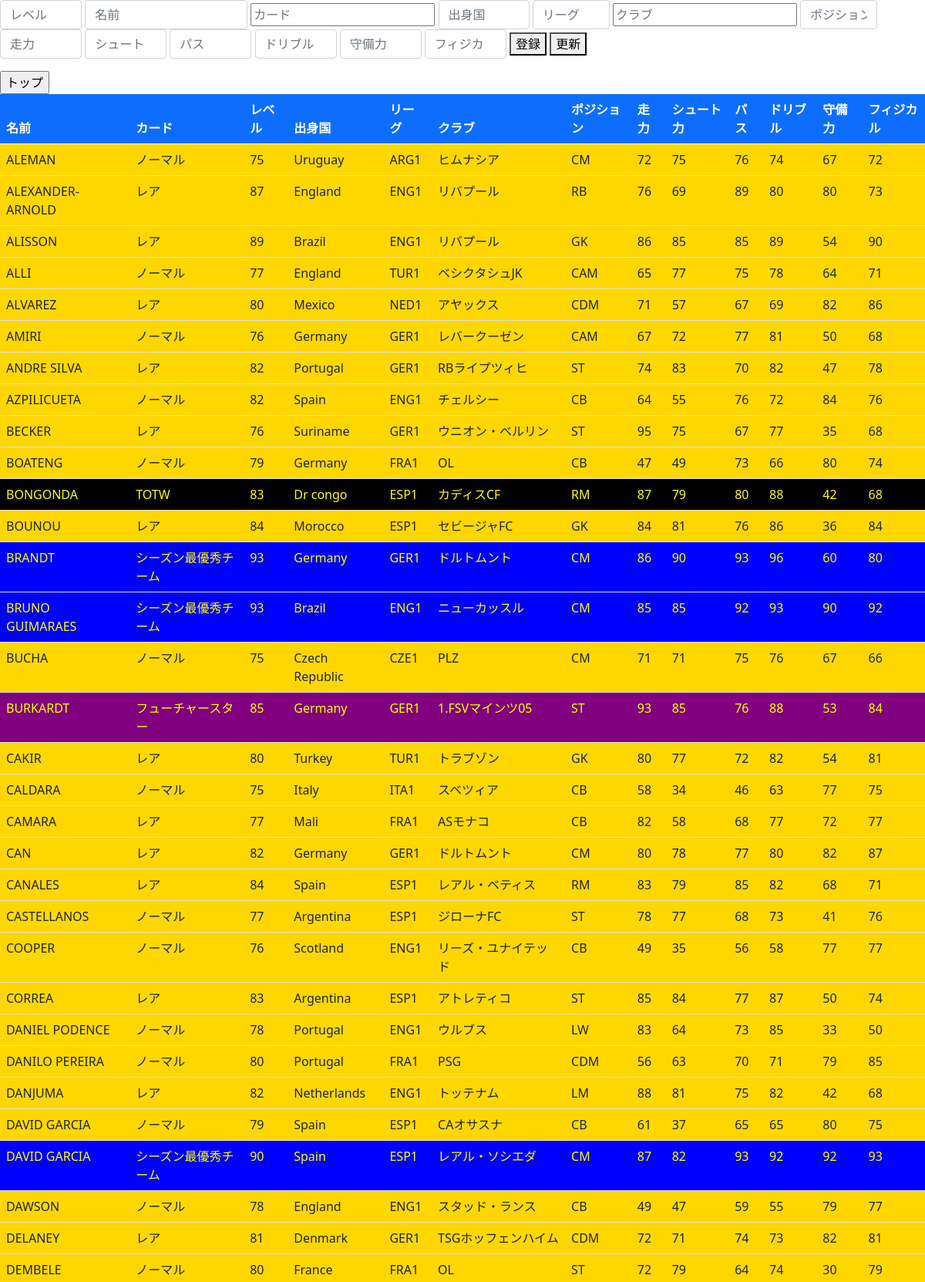
The page /players (upper part) on the database its author committed.
### tables this page shows
CREATE TABLE players(
    player_id INTEGER PRIMARY KEY,
    name TEXT,
    card TEXT,
    level INTEGER,
    country TEXT,
    league TEXT,
    club TEXT,
    position TEXT,
    pace INTEGER,
    shoot INTEGER,
    pass INTEGER,
    dribble INTEGER,
    defence INTEGER,
    physical INTEGER
);

### app.py (the view)
@app.route("/players", methods=["GET"])
def players():
    print("players")
    con = get_db()
    cur = con.execute("SELECT * FROM players ORDER BY name")
    data = cur.fetchall()
    cur = con.execute("SELECT DISTINCT club FROM players")
    clubdata = cur.fetchall()
    for i in range(len(clubdata)):
        clubdata[i] = clubdata[i][0]
    clubdata.sort()
    cur = con.execute("SELECT DISTINCT card FROM players")
    carddata = cur.fetchall()
    for i in range(len(carddata)):
        carddata[i] = carddata[i][0]
    carddata.sort()
    con.close()
    return render_template(
        "players.html", data=data, clubdata=clubdata, carddata=carddata
    )

### app.py (called while the page is built)
def get_db():
    if "db" not in g:
        g.db = sqlite3.connect("fifa23.db")
    return g.db

### templates/players.html (shortened to what this page needs)
<!DOCTYPE html>
<html lang="jp">
<head>
    <link href="https://cdn.jsdelivr.net/npm/bootstrap@5.0.2/dist/css/bootstrap.min.css" rel="stylesheet"
>
    <link href="./static/css/color.css" rel="stylesheet" type="text/css" media="all">
</head>
<body>
    <div class="form-inline mb-3">
        <form>
            <label for="floatingInput"><input type="number" class="form-control" size="2" min="1" max="99" name="level"
                    placeholder="レベル"></label>
            <label for="floatingInput"><input type="text" class="form-control" size="15" name="name" placeholder="名前"></label>
            <input type="text" name="card" list="card" placeholder="カード" autocomplete="off">
            <label for="floatingInput">
                <input type="text" class="form-control" size="5" name="country" placeholder="出身国">
            </label>
            <label for="floatingInput">
                <input type="text" class="form-control" size="3" name="league" placeholder="リーグ">
            </label>
            <input type="text" name="club" list="club" placeholder="クラブ" autocomplete="off">
            <label for="floatingInput"><input type="text" class="form-control" size="3" name="position"
                    placeholder="ポジション"></label>
            <label for="floatingInput"><input type="number" class="form-control" min="1" max="99" name="pace"
                    placeholder="走力"></label>
            <label for="floatingInput"><input type="number" class="form-control" min="1" max="99" name="shoot"
                    placeholder="シュート力"></label>
            <label for="floatingInput"><input type="number" class="form-control" min="1" max="99" name="pass"
                    placeholder="パス"></label>
            <label for="floatingInput"><input type="number" class="form-control" min="1" max="99" name="dribble"
                    placeholder="ドリブル"></label>
            <label for="floatingInput"><input type="number" class="form-control" min="1" max="99" name="defense"
                    placeholder="守備力"></label>
            <label for="floatingInput"><input type="number" class="form-control" min="1" max="99" name="physical"
                    placeholder="フィジカル"></label>
            <button type="submit" name="register" formmethod="POST" formaction='/register'>登録</button>
            <button type="submit" name="update" formmethod="POST" formaction='/update'>更新</button>
        </form>
    </div>
    <div>
        <table class="table table-hover">
            <thead class="sticky-top table text-white bg-primary">
                <tr>
                    <form action="/" method="get"><input type="submit" value='トップ'>
                        <th>名前</th>
                        <th>カード</th>
                        <th>レベル</th>
                        <th>出身国</th>
                        <th>リーグ</th>
                        <th>クラブ</th>
                        <th>ポジション</th>
                        <th>走力</th>
                        <th>シュート力</th>
                        <th>パス</th>
                        <th>ドリブル</th>
                        <th>守備力</th>
                        <th>フィジカル</th>
                </tr>
            </thead>
            <tbody>
                {% for item in data %}
                {% if item[2]=="シーズン最優秀チーム" %}
                <tr class="color-blue">
                    {% elif item[2]=="決勝への道" %}
                <tr class="color-kessho">
                    {% elif item[2]=="フューチャースター" %}
                <tr class="color-future">
                    {% elif item[2]=="TOTW" %}
                <tr class="color-totw">
                    {% elif item[3]|int>=75 %}
                <tr class="color-gold">
                    {% elif item[3]|int>=65 %}
                <tr class="color-silver">
                    {% elif item[3]|int<=64 %} <tr class="color-copper">
                        {% elif item[3] %}
                <tr class="color-white">
                    {% endif %}
                    <td>{{item[1]}}</td>
                    <td>{{item[2]}}</td>
                    <td>{{item[3]}}</td>
                    <td>{{item[4]}}</td>
                    <td>{{item[5]}}</td>
                    <td>{{item[6]}}</td>
                    <td>{{item[7]}}</td>
                    <td>{{item[8]}}</td>
                    <td>{{item[9]}}</td>
                    <td>{{item[10]}}</td>
                    <td>{{item[11]}}</td>
                    <td>{{item[12]}}</td>
                    <td>{{item[13]}}</td>
                </tr>
                {% endfor %}
            </tbody>
        </table>
    </div>
</body>
</html>

### static/css/color.css (style rules this page uses)
.color-gold { background-color: gold; }
.color-blue { background-color: blue; color: yellow; }
.color-totw { background-color: black; color: yellow; }
.color-future { background-color: purple; color: yellow; }

### rows shown on the page
players: name "ALEMAN", card "ノーマル", level "75", country "Uruguay", league "ARG1", club "ヒムナシア", position "CM", pace "72", shoot "75", pass "76", dribble "74", defence "67", physical "72"
players: name "ALEXANDER-ARNOLD", card "レア", level "87", country "England", league "ENG1", club "リバプール", position "RB", pace "76", shoot "69", pass "89", dribble "80", defence "80", physical "73"
players: name "ALISSON", card "レア", level "89", country "Brazil", league "ENG1", club "リバプール", position "GK", pace "86", shoot "85", pass "85", dribble "89", defence "54", physical "90"
players: name "ALLI", card "ノーマル", level "77", country "England", league "TUR1", club "ベシクタシュJK", position "CAM", pace "65", shoot "77", pass "75", dribble "78", defence "64", physical "71"
players: name "ALVAREZ", card "レア", level "80", country "Mexico", league "NED1", club "アヤックス", position "CDM", pace "71", shoot "57", pass "67", dribble "69", defence "82", physical "86"
players: name "AMIRI", card "ノーマル", level "76", country "Germany", league "GER1", club "レバークーゼン", position "CAM", pace "67", shoot "72", pass "77", dribble "81", defence "50", physical "68"
players: name "ANDRE SILVA", card "レア", level "82", country "Portugal", league "GER1", club "RBライプツィヒ", position "ST", pace "74", shoot "83", pass "70", dribble "82", defence "47", physical "78"
players: name "AZPILICUETA", card "ノーマル", level "82", country "Spain", league "ENG1", club "チェルシー", position "CB", pace "64", shoot "55", pass "76", dribble "72", defence "84", physical "76"
players: name "BECKER", card "レア", level "76", country "Suriname", league "GER1", club "ウニオン・ベルリン", position "ST", pace "95", shoot "75", pass "67", dribble "77", defence "35", physical "68"
players: name "BOATENG", card "ノーマル", level "79", country "Germany", league "FRA1", club "OL", position "CB", pace "47", shoot "49", pass "73", dribble "66", defence "80", physical "74"
players: name "BONGONDA", card "TOTW", level "83", country "Dr congo", league "ESP1", club "カディスCF", position "RM", pace "87", shoot "79", pass "80", dribble "88", defence "42", physical "68"
players: name "BOUNOU", card "レア", level "84", country "Morocco", league "ESP1", club "セビージャFC", position "GK", pace "84", shoot "81", pass "76", dribble "86", defence "36", physical "84"
players: name "BRANDT", card "シーズン最優秀チーム", level "93", country "Germany", league "GER1", club "ドルトムント", position "CM", pace "86", shoot "90", pass "93", dribble "96", defence "60", physical "80"
players: name "BRUNO GUIMARAES", card "シーズン最優秀チーム", level "93", country "Brazil", league "ENG1", club "ニューカッスル", position "CM", pace "85", shoot "85", pass "92", dribble "93", defence "90", physical "92"
players: name "BUCHA", card "ノーマル", level "75", country "Czech Republic", league "CZE1", club "PLZ", position "CM", pace "71", shoot "71", pass "75", dribble "76", defence "67", physical "66"
players: name "BURKARDT", card "フューチャースター", level "85", country "Germany", league "GER1", club "1.FSVマインツ05", position "ST", pace "93", shoot "85", pass "76", dribble "88", defence "53", physical "84"
players: name "CAKIR", card "レア", level "80", country "Turkey", league "TUR1", club "トラブゾン", position "GK", pace "80", shoot "77", pass "72", dribble "82", defence "54", physical "81"
players: name "CALDARA", card "ノーマル", level "75", country "Italy", league "ITA1", club "スベツィア", position "CB", pace "58", shoot "34", pass "46", dribble "63", defence "77", physical "75"
players: name "CAMARA", card "レア", level "77", country "Mali", league "FRA1", club "ASモナコ", position "CB", pace "82", shoot "58", pass "68", dribble "77", defence "72", physical "77"
players: name "CAN", card "レア", level "82", country "Germany", league "GER1", club "ドルトムント", position "CM", pace "80", shoot "78", pass "77", dribble "80", defence "82", physical "87"
players: name "CANALES", card "レア", level "84", country "Spain", league "ESP1", club "レアル・ベティス", position "RM", pace "83", shoot "79", pass "85", dribble "82", defence "68", physical "71"
players: name "CASTELLANOS", card "ノーマル", level "77", country "Argentina", league "ESP1", club "ジローナFC", position "ST", pace "78", shoot "77", pass "68", dribble "73", defence "41", physical "76"
players: name "COOPER", card "ノーマル", level "76", country "Scotland", league "ENG1", club "リーズ・ユナイテッド", position "CB", pace "49", shoot "35", pass "56", dribble "58", defence "77", physical "77"
players: name "CORREA", card "レア", level "83", country "Argentina", league "ESP1", club "アトレティコ", position "ST", pace "85", shoot "84", pass "77", dribble "87", defence "50", physical "74"
players: name "DANIEL PODENCE", card "ノーマル", level "78", country "Portugal", league "ENG1", club "ウルブス", position "LW", pace "83", shoot "64", pass "73", dribble "85", defence "33", physical "50"
players: name "DANILO PEREIRA", card "ノーマル", level "80", country "Portugal", league "FRA1", club "PSG", position "CDM", pace "56", shoot "63", pass "70", dribble "71", defence "79", physical "85"
players: name "DANJUMA", card "レア", level "82", country "Netherlands", league "ENG1", club "トッテナム", position "LM", pace "88", shoot "81", pass "75", dribble "82", defence "42", physical "68"
players: name "DAVID GARCIA", card "ノーマル", level "79", country "Spain", league "ESP1", club "CAオサスナ", position "CB", pace "61", shoot "37", pass "65", dribble "65", defence "80", physical "75"
players: name "DAVID GARCIA", card "シーズン最優秀チーム", level "90", country "Spain", league "ESP1", club "レアル・ソシエダ", position "CM", pace "87", shoot "82", pass "93", dribble "92", defence "92", physical "93"
players: name "DAWSON", card "ノーマル", level "78", country "England", league "ENG1", club "スタッド・ランス", position "CB", pace "49", shoot "47", pass "59", dribble "55", defence "79", physical "77"
players: name "DELANEY", card "レア", level "81", country "Denmark", league "GER1", club "TSGホッフェンハイム", position "CDM", pace "72", shoot "71", pass "74", dribble "73", defence "82", physical "81"
players: name "DEMBELE", card "ノーマル", level "80", country "France", league "FRA1", club "OL", position "ST", pace "72", shoot "79", pass "64", dribble "74", defence "30", physical "79"
